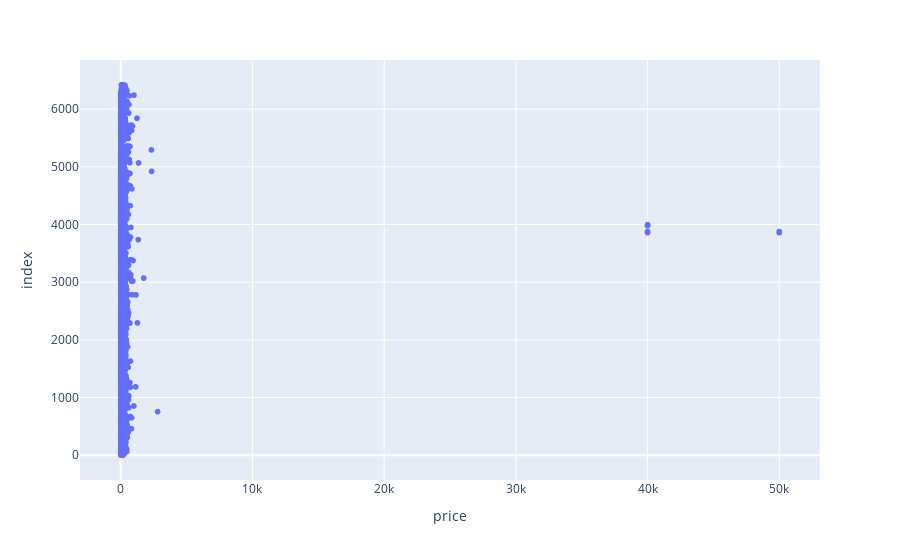

The code cell stored with this chart in its notebook:
### Markdown cell above
## Looking at Price

### Code cell
px.scatter(df,x='price')

### Figure 1 — Plotly figure (JSON) as saved in the notebook; plotly's stock layout.template omitted (floating-point values rounded to 4 significant figures; data arrays with more than 128 entries replaced by an {"elided": "..."} marker saying what was removed)
{"data": [{"hovertemplate": "price=%{x}<br>index=%{y}<extra></extra>", "legendgroup": "", "marker": {"color": "#636efa", "symbol": "circle"}, "mode": "markers", "name": "", "showlegend": false, "type": "scattergl", "x": {"elided": "6423 int values"}, "xaxis": "x", "y": {"elided": "6423 int values"}, "yaxis": "y"}], "layout": {"legend": {"tracegroupgap": 0}, "margin": {"t": 60}, "xaxis": {"anchor": "y", "domain": [0, 1], "title": {"text": "price"}}, "yaxis": {"anchor": "x", "domain": [0, 1], "title": {"text": "index"}}}}
